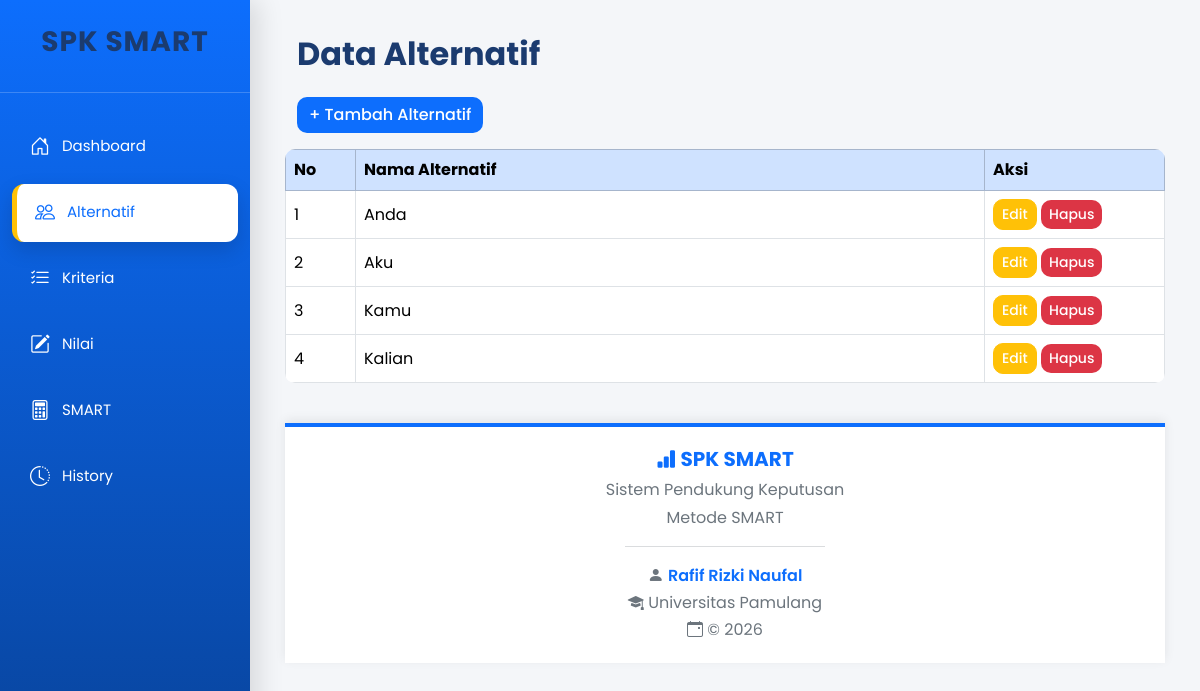
Page /alternatif/index.php on the committed database.
### tables this page shows
CREATE TABLE `alternatif` (
  `id_alternatif` int(11) NOT NULL,
  `nama` varchar(100) NOT NULL
);

### alternatif/index.php (the view, shortened to what this page needs)
<?php
include "../config/koneksi.php";
include "../templates/header.php";
include "../templates/sidebar.php";
?>
<div class="container-fluid">
    <h2 class="mb-4">Data Alternatif</h2>
    <button
        class="btn btn-primary mb-3"
        data-bs-toggle="modal"
        data-bs-target="#modalTambah">
        + Tambah Alternatif
    </button>
</div>
<table class="table table-bordered table-hover">
    <thead class="table-primary">
        <tr>
            <th width="70">No</th>
            <th>Nama Alternatif</th>
            <th width="180">Aksi</th>
        </tr>
    </thead>
    <tbody>
        <?php
        $no=1;
        $data=mysqli_query($conn,"SELECT * FROM alternatif");
        while($row=mysqli_fetch_assoc($data)){
        ?>
        <tr>
            <td><?= $no++ ?></td>
            <td><?= $row['nama'] ?></td>
            <td>
                <a
                href="edit.php?id=<?= $row['id_alternatif'] ?>"
                class="btn btn-warning btn-sm">
                Edit
                </a>
                <a
                href="hapus.php?id=<?= $row['id_alternatif'] ?>"
                class="btn btn-danger btn-sm"
                onclick="return confirm('Yakin ingin menghapus data ini?')">
                Hapus
                </a>
            </td>
        </tr>
        <?php } ?>
    </tbody>
</table>
<?php
include "../templates/footer.php";
?>

### assets/css/style.css (style rules this page uses)
* { margin:0; padding:0; box-sizing:border-box; font-family:'Poppins',sans-serif; }
body { background:#f4f7fc; }
h1,h2,h3,h4 { color:#1b3b6f; font-weight:700; }
.btn { border-radius:12px; transition:.3s; font-weight:500; }
.btn-primary { background:#0d6efd; border:none; }
.btn-warning { color:#fff; }
.btn-danger { border:none; }
.table { background:#fff; border-radius:15px; overflow:hidden; margin-bottom:0; }
.table thead { color:#fff; }
.table td { vertical-align:middle; }
.table tbody tr { transition:.25s; }
.card, .table, .btn { animation:fadeUp .5s ease; }

### templates/header.php (style rules this page uses)
body { font-family:'Poppins',sans-serif; background:#f4f6f9; }
.table { border-radius:10px; overflow:hidden; }
.table thead { font-weight:600; }
.btn { border-radius:10px; transition:.3s; }

### rows in the picture
alternatif: nama "Anda"
alternatif: nama "Aku"
alternatif: nama "Kamu"
alternatif: nama "Kalian"
